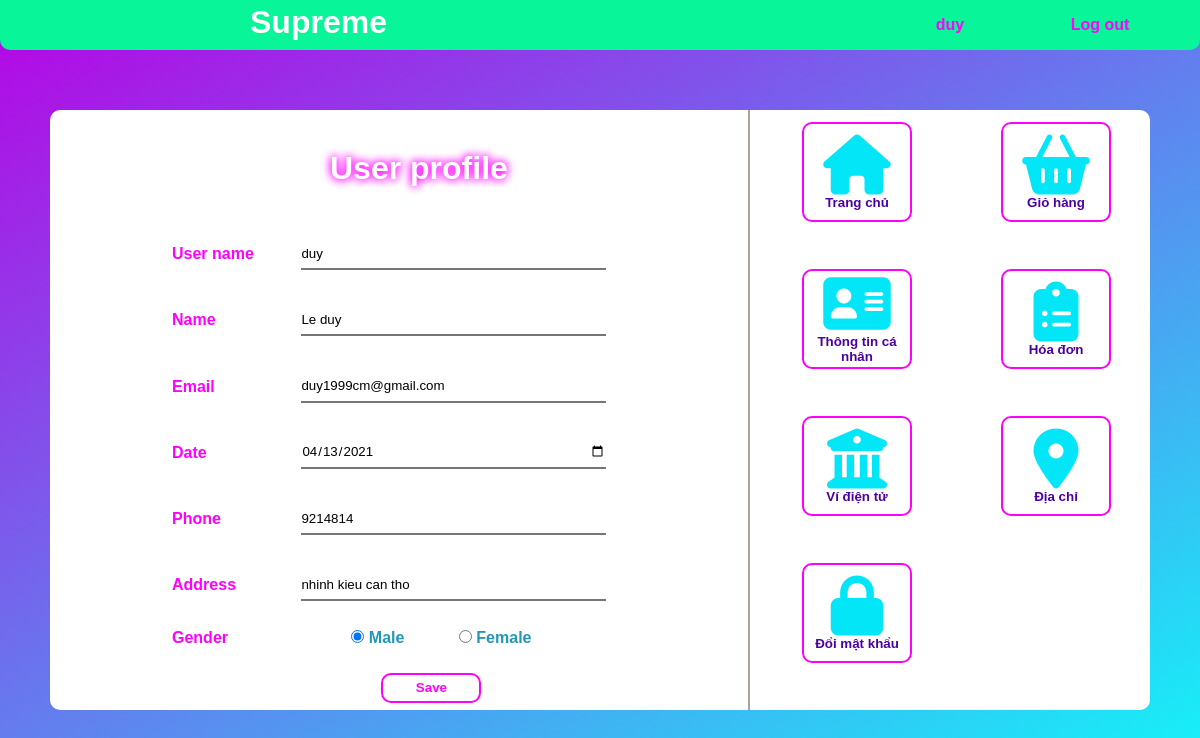
/User-profile/User-profile.php (signed in), run on the app's committed database.
### tables this page shows
CREATE TABLE `user` (
  `user_id` int(11) NOT NULL,
  `name` varchar(255) DEFAULT NULL,
  `username` varchar(255) NOT NULL,
  `password` varchar(255) NOT NULL,
  `email` varchar(255) NOT NULL,
  `role` int(11) NOT NULL,
  `address` varchar(255) DEFAULT NULL,
  `gender` varchar(255) DEFAULT NULL,
  `phone` int(11) DEFAULT NULL,
  `birthday` date DEFAULT NULL
);

### User-profile/User-profile.php (the view, shortened to what this page needs)
<?php
require_once '../config/config.php';
$id=$_SESSION['user_id'];
$us=$_SESSION['name'];
$sql="SELECT * FROM `user` where user_id='$id'";
$result=$con->query($sql);
if ($result->num_rows>0) {
    $row=$result->fetch_assoc();
    echo'
    <!DOCTYPE html>
    <html>
        <link rel="stylesheet" href="User-profile.css">
    <body>
        <div class="all">
            <div class="title-box">
                <h1>Supreme</h1>
                <a href="../Login-Register/Logout.php">Log out</a>
                <a href="#">'.$us.'</a>
            </div>
            <div class="big-box">
                <div class="btn-box">
                    <table>
                        <tr>
                            <td><a href="../index.php"><button type="button" class="btn"><i class="fas fa-home"></i>
                            <p>Trang chủ</p>
                        </button></a></td>
                            <td><a href="../User-cart/User-cart.php"><button type="button" class="btn"><i class="fas fa-shopping-basket"></i>
                            <p>Giỏ hàng</p>
                            </button></a></td>
                        </tr>
                        <tr>
                            <td><a href="../User-profile/User-profile.php"><button type="button" class="btn"><i class="fas fa-address-card"></i>
                            <p>Thông tin cá nhân</p>
                            </button></a></td>
                            <td><a href="../User-bill/User-bill.php"><button type="button" class="btn"><i class="fas fa-clipboard-list"></i>
                            <p>Hóa đơn</p>
                            </button></a></td>
                        </tr>
                        <tr>
                            <td><a href="#"><button type="button" class="btn"><i class="fas fa-university"></i>
                            <p>Ví điện tử</p>
                            </button></a></td>
                            <td><a href="../User-address/User-address.php"><button type="button" class="btn"><i class="fas fa-map-marker-alt"></i>
                            <p>Địa chỉ</p>
                            </button></a></td>
                        </tr>
                        <tr>
                            <td><a href="../User-pass/User-pass.php"><button type="button" class="btn"><i class="fas fa-lock"></i>
                            <p>Đổi mật khẩu</p>
                            </button></a></td>
                            <td></td>
                        </tr>
                    </table>
                </div>
                <div class="data-box">
                    <h1>User profile</h1>
                    <form id="profile" class="input-group" action="xulyupdate.php" method="POST">
                        <table class="table">
                        <tr>
                                <th>
                                    <label for="Username">User name</label></th>
                                <td class="input-name">
                                    <input type="text" class="input-field" placeholder="User name" name="username" value="'.$row['username'].'">
                                </td>
                            </tr>
                            <tr>
                                <th>
                                    <label for="Name">Name</label></th>
                                <td class="input-name">
                                    <input type="text" class="input-field" placeholder="Full name" name="name" value="'.$row['name'].'">
                                </td>
                            </tr>
                            <tr>
                                <th><label for="Email">Email</label></th>
                                <td>
                                    <input type="email" class="input-field" placeholder="Email" name="email" value="'.$row['email'].'">
                                </td>
                            </tr>
                            <tr>
                                <th><label for="Date">Date</label></th>
                                <td>
                                    <input type="date" class="input-field" name="birthday" value="'.$row['birthday'].'">
                                </td>
                            </tr>
                            <tr>
                                <th><label for="Phone number">Phone</label></th>
                                <td>
                                    <input type="number" class="input-field" placeholder="Phone number" name="phone" value="'.$row['phone'].'">
                                </td>
                            </tr>
                            <tr>
                                <th><label for="Address">Address</label></th>
                                <td>
                                    <input type="text" class="input-field" placeholder="Address" name="address" value="'.$row['address'].'">
                                </td>
                            </tr>
                            <tr>
                                <th><label>Gender</label></th>
                                ';
                                if($row['gender'] == ''){
                                    echo'
                                    <td class="input-gender">
                                    <input type="radio" name="gender" id="Male" value="Male">
                                    <label for="Male">Male</label>
                                    <input type="radio" name="gender" id="Female" value="Female">
                                    <label for="Female">Female</label>
                                    ';
                                }else if($row['gender'] == 'Male'){
                                    echo'
                                    <td class="input-gender">
                                    <input checked  type="radio" name="gender" id="Male" value="Male">
                                    <label for="Male">Male</label>
                                    <input type="radio" name="gender" id="Female" value="Female">
                                    <label for="Female">Female</label>
                                    ';
                                }else if($row['gender'] == 'Female'){
                                    echo'
                                    <td class="input-gender">
                                    <input type="radio" name="gender" id="Male" value="Male">
                                    <label for="Male">Male</label>
                                    <input checked  type="radio" name="gender" id="Female" value="Female">
                                    <label for="Female">Female</label>
                                    </td>
                                    ';
                                    }
                                echo'
                            </tr>
                            <tr>
                                <td>
                                </td>
                                <td class="btn-save">
                                    <button type="submit" name="sub-btn" class="sub-btn"><p>Save</p></button>
                                </td>
                            </tr>
                        </table>
                    </form>
                </div>
            </div>
        </div>
        <script src="https://ajax.aspnetcdn.com/ajax/jQuery/jquery-3.2.1.min.js"></script>
        <script src="http://ajax.aspnetcdn.com/ajax/jquery.validate/1.9/jquery.validate.min.js" type="text/javascript"></script>
        <script type="text/javascript" src="User-profile.js"></script>
    </body>
    </html>
    ';
}
?>

### User-profile/User-profile.css (style rules this page uses)
* { padding: 0; margin: 0; font-family: sans-serif; }
.all { width: 100%; height: 100%; background: linear-gradient(-30deg, #00f8f8ef, #b703e4); position: absolute; }
.title-box { height: 50px; background-color: rgb(8, 245, 154); border-radius: 0 0 10px 10px; }
.title-box h1 { float: left; padding-left: 250px; line-height: 45px; color: white; }
.title-box a { width: 100px; padding-right: 50px; float: right; line-height: 50px; text-align: center; text-decoration: none; color: #FF00FF; font-weight: bold; }
.big-box { width: 1100px; height: 600px; background-color: white; margin: 5% auto; border-radius: 10px; position: relative; }
.btn-box { right: 0; top: 0; width: 400px; height: 100%; position: absolute; border: 2px solid rgb(172, 162, 151); border-top: 0; border-bottom: 0; border-right: 0; }
.btn-box td { width: 200px; height: 145px; position: relative; }
.btn-box i { font-size: 60px; }
.btn-box p { font-weight: bold; color: #4b00a0; }
.btn { top: 10px; left: 50px; width: 110px; height: 100px; cursor: pointer; border: 2px solid #FF00FF; position: absolute; background: transparent; border-radius: 10px; color: #03e6f7; outline: none; }
.data-box { top: 0; left: 0; width: 700px; height: 600px; position: absolute; }
.data-box h1 { padding-left: 280px; padding-top: 40px; color: #ffffff; text-shadow: 0px 0px 10px #FF00FF, 0px 0px 10px #FF00FF; }
.input-group { top: 100px; left: 0; width: 100%; height: 500px; position: absolute; }
.table { top: 10px; left: 50px; width: 600px; height: 500px; position: absolute; }
.table th { text-align: left; padding-left: 70px; color: #FF00FF; }
.input-field { width: 305px; height: 30px; border-top: 0; border-right: 0; border-left: 0; outline: none; background: transparent; }
.input-gender label { color: #2497b9; font-weight: bold; }
.input-gender input { margin-left: 50px; }
.btn-save button { height: 30px; width: 100px; margin-left: 80px; background: transparent; outline: none; cursor: pointer; border: 2px solid #FF00FF; border-radius: 10px; }
.btn-save p { font-weight: bold; height: 25px; line-height: 25px; color: #FF00FF; }

### data on the page
user: username "duy", name "Le duy", email "duy1999cm@gmail.com", birthday "04/13/2021", phone "9214814", address "nhinh kieu can tho"

### other printed values
$us "duy"
